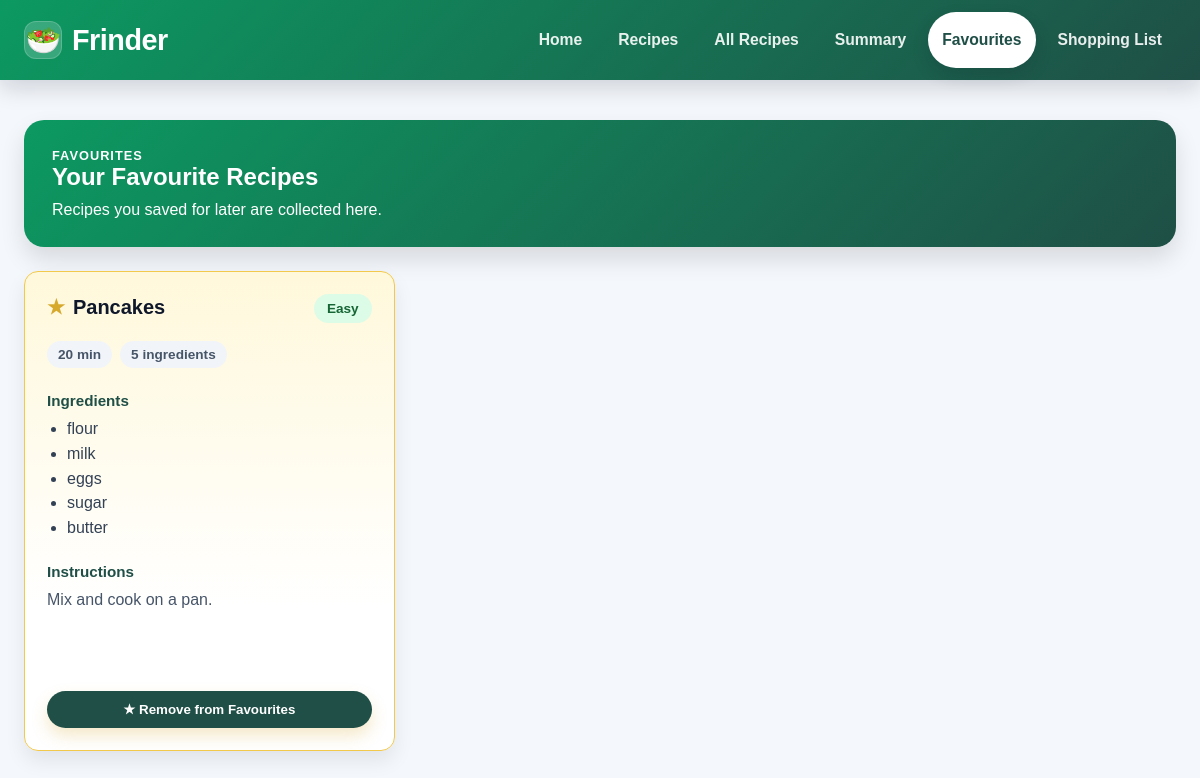
Page /favourites on the committed database.
### db_models.py (models this page shows)
class RecipeRow(Base):
    __tablename__ = "recipes"
    id = Column(Integer, primary_key=True)
    name = Column(String, nullable=False, unique=True)
    instructions = Column(String, nullable=False, default="")
    cooking_time = Column(Integer, nullable=False, default=0)
    difficulty = Column(String, nullable=False, default="Easy")
    recipe_ingredients = relationship(
        "RecipeIngredientRow",
        back_populates="recipe",
        cascade="all, delete-orphan",
        order_by="RecipeIngredientRow.position",
    )

class IngredientRow(Base):
    __tablename__ = "ingredients"
    id = Column(Integer, primary_key=True)
    name = Column(String, nullable=False, unique=True)
    recipe_links = relationship("RecipeIngredientRow", back_populates="ingredient")
    user_links = relationship("UserIngredientRow", back_populates="ingredient")
    shopping_links = relationship("ShoppingListRow", back_populates="ingredient")

### app.py (the view)
@app.route("/favourites")
def favourites():
    recipes_list, favourite_recipe_names = get_recipes_with_favourite_status()
    favourite_recipes = [
        recipe
        for recipe in recipes_list
        if recipe_key(recipe.name) in favourite_recipe_names
    ]
    return render_template(
        "favourites.html",
        recipes=favourite_recipes,
        favourite_recipe_names=favourite_recipe_names,
    )

### app.py (called while the page is built)
def add_favourite_status(recipes, favourite_recipe_names):
    favourite_name_set = set(favourite_recipe_names)
    return [
        recipe.__class__(
            **{
                **recipe.to_dict(),
                "is_favourite": recipe_key(recipe.name) in favourite_name_set,
            }
        )
        for recipe in recipes
    ]

def get_recipes_with_favourite_status():
    recipes_list = load_recipes()
    favourite_recipe_names = read_favourite_recipe_names()
    return add_favourite_status(recipes_list, favourite_recipe_names), favourite_recipe_names

### db.py (called while the page is built)
def _session():
    return _session_factory()()

def session():
    return _session()

### models.py (called while the page is built)
    def to_dict(self):
        return {
            "name": self.name,
            "ingredients": list(self.ingredients),
            "instructions": self.instructions,
            "cooking_time": self.cooking_time,
            "difficulty": self.difficulty,
            "available_ingredients": list(self.available_ingredients),
            "missing_ingredients": list(self.missing_ingredients),
            "match_score": self.match_score,
            "is_favourite": self.is_favourite,
        }

### storage.py (called while the page is built)
def _recipe_row_to_model(recipe_row):
    ingredients = [link.ingredient.name for link in recipe_row.recipe_ingredients]
    return Recipe(
        name=recipe_row.name,
        ingredients=ingredients,
        instructions=recipe_row.instructions,
        cooking_time=recipe_row.cooking_time,
        difficulty=recipe_row.difficulty,
    )

def _read_favourite_recipe_names(session):
    rows = session.execute(
        select(FavoriteRecipeRow)
        .options(selectinload(FavoriteRecipeRow.recipe))
        .order_by(FavoriteRecipeRow.id)
    ).scalars().all()
    return [recipe_key(row.recipe.name) for row in rows]

def _run_read(action):
    with session() as db_session:
        return action(db_session)

def load_recipes():
    def action(db_session):
        recipe_rows = db_session.execute(
            select(RecipeRow)
            .options(
                selectinload(RecipeRow.recipe_ingredients).selectinload(
                    RecipeIngredientRow.ingredient
                )
            )
            .order_by(RecipeRow.id)
        ).scalars().all()
        return [_recipe_row_to_model(recipe_row) for recipe_row in recipe_rows]
    return _run_read(action)

def read_favourite_recipe_names():
    return _run_read(_read_favourite_recipe_names)

### utils.py (called while the page is built)
def clean_ingredient(value):
    return str(value).strip().lower()

### templates/favourites.html (shortened to what this page needs)
{% extends "base.html" %}
{% block content %}
<section class="recipes-banner">
  <p class="recipes-banner__label">Favourites</p>
  <h1>Your Favourite Recipes</h1>
  <p>Recipes you saved for later are collected here.</p>
</section>
<section class="favourites-section">
  {% if recipes %}
    <div class="recipes-grid">
      {% for recipe in recipes %}
        <article class="recipe-card recipe-card--favourite">
          <div class="recipe-card__header">
            <h3 class="recipe-card__title">
              <span class="recipe-card__star">★</span>
              {{ recipe.name }}
            </h3>
            <span class="difficulty-badge difficulty-badge--{{ recipe.difficulty | lower }}">
              {{ recipe.difficulty }}
            </span>
          </div>
          <div class="recipe-card__info-row">
            <span>{{ recipe.cooking_time }} min</span>
            <span>{{ recipe.ingredients | length }} ingredients</span>
          </div>
          <div class="recipe-card__section">
            <h4>Ingredients</h4>
            <ul class="recipe-card__list">
              {% for ingredient in recipe.ingredients %}
                <li>{{ ingredient }}</li>
              {% endfor %}
            </ul>
          </div>
          <div class="recipe-card__section recipe-card__instructions">
            <h4>Instructions</h4>
            <p>{{ recipe.instructions }}</p>
          </div>
          <div class="recipe-card__actions">
            <form method="post" action="{{ url_for('remove_from_favourites') }}">
              <button class="favourite-button favourite-button--active" type="submit">
                ★ Remove from Favourites
              </button>
            </form>
          </div>
        </article>
      {% endfor %}
    </div>
  {% else %}
    <p class="recipes-empty-message">You have not added any favourite recipes yet.</p>
  {% endif %}
</section>
{% endblock %}

### static/style.css (style rules this page uses)
body { font-family: Arial, sans-serif; margin: 0; background: #f4f7fb; color: #24324a; }
button { padding: 10px 14px; font-family: inherit; }
.homepage-header, .recipes-banner, .all-recipes-banner, .favourites-banner, .shopping-banner, .summary-hero { background: linear-gradient(135deg, #0C9961, #1f4f46); color: white; padding: 28px; border-radius: 20px; margin-bottom: 24px; box-shadow: 0 12px 24px rgba(0, 0, 0, 0.12); }
.recipes-banner__label, .all-recipes-banner__label, .favourites-banner__label, .shopping-banner__label, .summary-kicker { margin: 0 0 8px; text-transform: uppercase; letter-spacing: 1px; font-size: 0.8rem; font-weight: bold; }
.recipes-banner h1, .all-recipes-banner h1, .favourites-banner h1, .summary-hero h1 { margin: 0 0 10px; }
.recipes-banner p, .all-recipes-banner p, .favourites-banner p, .summary-intro { margin: 0; }
.recipes-scroll, .all-recipes-section, .favourites-section { max-height: none; overflow-y: visible; padding-right: 0; }
.recipes-grid, .all-recipes-grid, .favourites-grid { display: grid; grid-template-columns: repeat(3, minmax(0, 1fr)); gap: 20px; }
.recipe-card { position: relative; display: flex; flex-direction: column; min-height: 100%; gap: 14px; margin-top: 0; padding: 22px; background: white; border: 1px solid #e2e8f0; border-radius: 14px; box-shadow: 0 10px 20px rgba(0, 0, 0, 0.08); transition: transform 0.2s ease, box-shadow 0.2s ease; }
.recipe-card--favourite { background: linear-gradient(180deg, #fff8db 0%, #ffffff 70%); border-color: #f2c94c; }
.recipe-card__header, .recipe-card__top { display: flex; align-items: flex-start; justify-content: space-between; gap: 16px; margin-bottom: 4px; }
.recipe-card__title { display: flex; align-items: center; gap: 8px; margin: 0; color: #0f172a; font-size: 1.25rem; line-height: 1.3; }
.recipe-card__star { color: #d6a92d; font-size: 1.25rem; line-height: 1; flex-shrink: 0; }
.recipe-card__info-row, .recipe-card__meta { display: flex; flex-wrap: wrap; gap: 8px; margin: 0 0 10px; color: #475569; font-size: 0.85rem; }
.recipe-card__info-row span, .recipe-card__meta span { display: inline-flex; align-items: center; padding: 6px 11px; border-radius: 999px; background: #f1f5f9; color: #475569; font-weight: 700; }
.difficulty-badge, .recipe-card__badge { display: inline-flex; align-items: center; padding: 7px 13px; border-radius: 999px; font-size: 0.85rem; font-weight: 800; white-space: nowrap; }
.difficulty-badge--easy, .recipe-card__badge { background: #dcfce7; color: #166534; }
.recipe-card__section { margin-top: 0; margin-bottom: 8px; }
.recipe-card__section h4 { margin: 0 0 8px; color: #1f4f46; font-size: 0.95rem; }
.recipe-card__section p { margin: 0; color: #475569; line-height: 1.55; }
.recipe-card__list { margin: 8px 0 0; padding-left: 20px; color: #334155; line-height: 1.55; }
.recipe-card__instructions { flex-grow: 1; }
.recipe-card__actions { margin-top: auto; padding-top: 10px; }
.recipe-card__actions form { margin: 0; }
.recipe-card__actions button, .favourite-button { width: 100%; }
.favourite-button { border: none; border-radius: 999px; background: #d6a92d; color: #1f2937; padding: 11px 16px; cursor: pointer; font-weight: 800; box-shadow: 0 8px 16px rgba(214, 169, 45, 0.25); }
.favourite-button--active { background: #1f4f46; color: #ffffff; }

### rows in the picture
RecipeRow: name "Pancakes", difficulty "Easy", cooking_time "20", ingredients|length "5", instructions "Mix and cook on a pan."
IngredientRow: name "flour"
IngredientRow: name "milk"
IngredientRow: name "eggs"
IngredientRow: name "sugar"
IngredientRow: name "butter"
